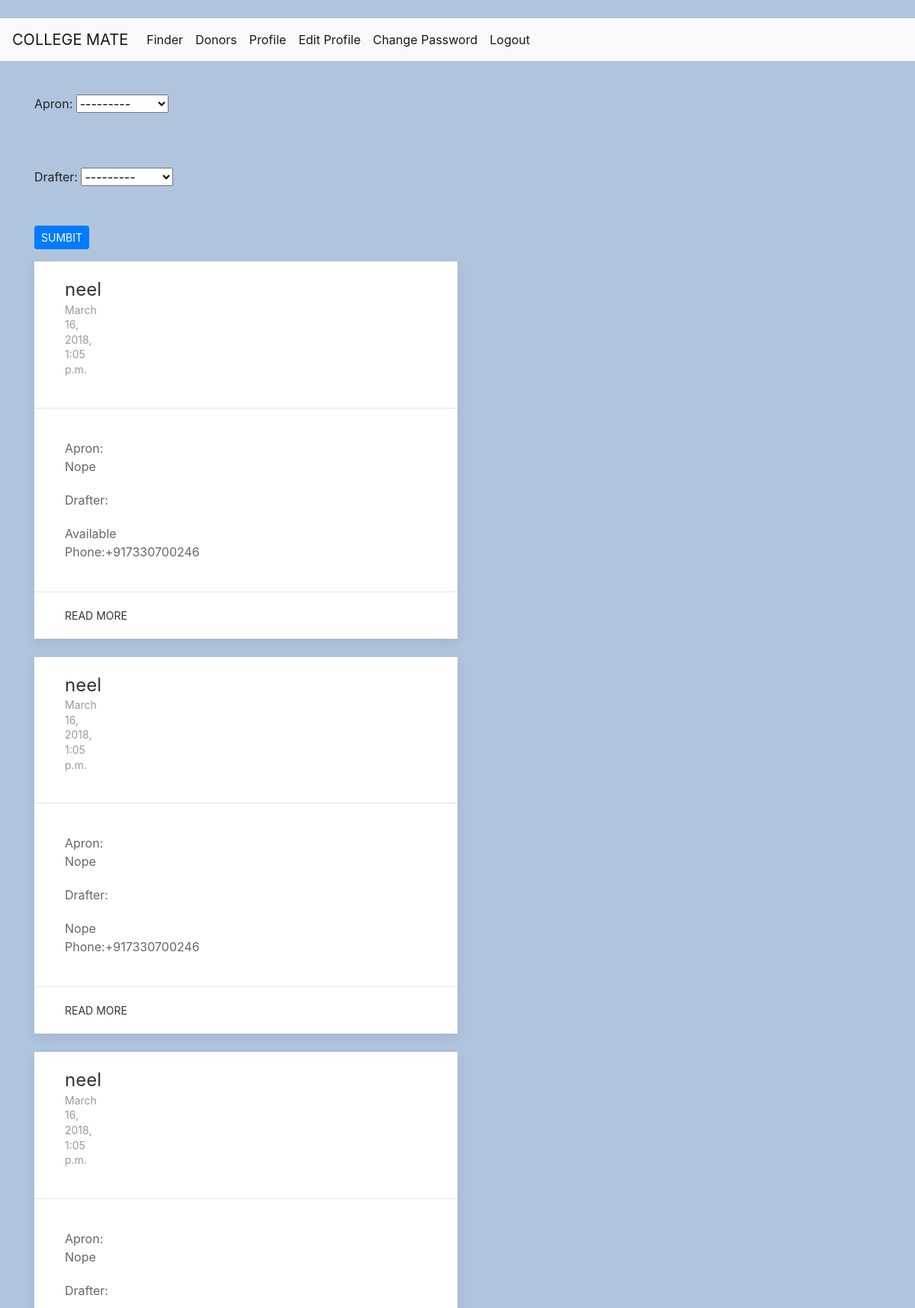
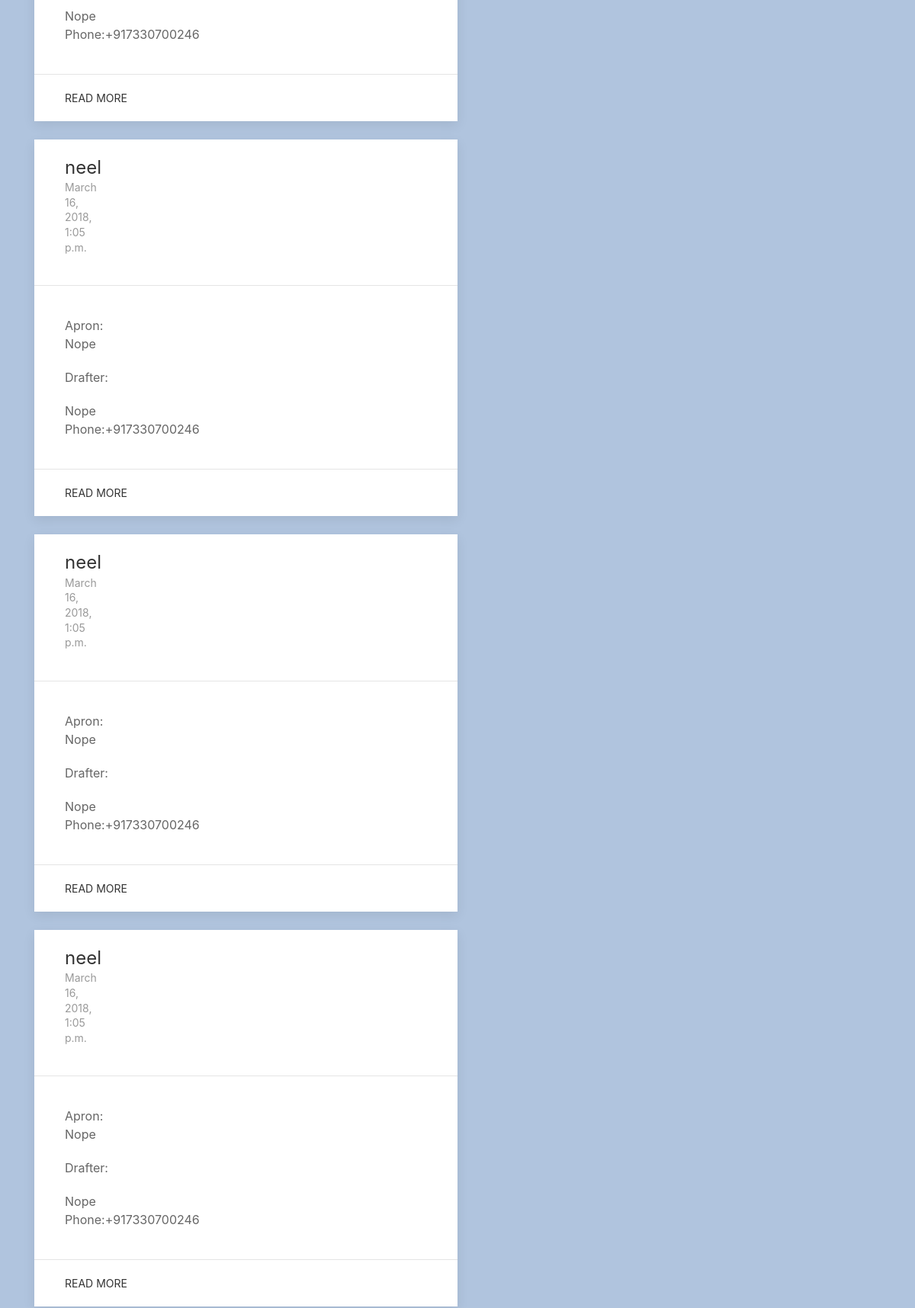
The page /finder/find/ (signed in, upper part) on the database its author committed (2 pictures, top to bottom).
### finder/models.py (models this page shows)
class FinderStatus(models.Model):
	CHOICES=(
	('Available','Available'),
	('Nope','Not Available'),
	)
	user=models.ForeignKey(User,on_delete=models.CASCADE)
	apron = models.CharField(max_length=255,choices=CHOICES)
	created_date=models.DateTimeField(default=timezone.now)
	class Meta:
		verbose_name = 'Apron Status'
		verbose_name_plural = 'Apron Status'

class FinderStatus2(models.Model):
	CHOICES=(
	('Available','Available'),
	('Nope','Not Available'),
	)
	drafter = models.CharField(max_length=255,choices=CHOICES)
	created_date=models.DateTimeField(default=timezone.now)
	class Meta:
		verbose_name = 'Drafter Status'
		verbose_name_plural = 'Drafter Status'

### accounts/models.py (models this page shows, shortened)
class UserProfile(models.Model):
	user=models.OneToOneField(User,on_delete=models.CASCADE)
	desciption=models.CharField(max_length=100,default='')
	phone=PhoneNumberField(blank=True)
	image=models.ImageField(upload_to='profile_image',blank=True)

### finder/views.py (the view)
# urls.py: url(r'find/$',views.Find,name='find'),
@login_required
def Find(request):
	stat = FinderStatus.objects.all().order_by('-created_date')
	stat1 = FinderStatus2.objects.all().order_by('-created_date')
	if request.method == 'POST':
		form =  StatusForm(request.POST)
		form1 =  StatusForm2(request.POST)
		if form.is_valid() and form1.is_valid():
			post = form.save(commit=False)
			post1 = form1.save(commit=False)
			post.user = request.user
			post1.user = request.user
			post.created_date = timezone.now()
			post1.created_date = timezone.now()
			post.save()
			post1.save()
			form=StatusForm()
			form1=StatusForm2()
			return redirect('finder:find')
	else:
		form = StatusForm()
		form1= StatusForm2()
	return render(request,'finder/find.html',{'form':form,'form1':form1,'stat':stat,'stat1':stat1})

### finder/forms.py
class StatusForm(forms.ModelForm):
	CHOICES=(
	('Available','Available'),
	('Nope','Not Available'),
	)
	class Meta:
		model = FinderStatus
		fields = (
		'apron',
		)

class StatusForm2(forms.ModelForm):
	CHOICES=(
	('Available','Available'),
	('Nope','Not Available'),
	)
	class Meta:
		model = FinderStatus2
		fields = (
		'drafter',
		)

### finder/templates/finder/find.html (shortened to what this page needs)
{%extends 'base.html'%}
{%block body%}
<div class="container">
<form method="post">
{{form.as_p}}
<br>
{{form1.as_p}}
<br>
<button type="submit" class="btn btn-primary btn-sm">SUMBIT</button>
<br>
</div>
<div class="container" style="background-color:transparent">
  {% for neel in stat %}
  {% for neelp in stat1 %}
  <div class="uk-card uk-card-default uk-width-1-2@m">
    <div class="uk-card-header">
        <div class="uk-grid-small uk-flex-middle" uk-grid>
            <div class="uk-width-expand">
                <h3 class="uk-card-title uk-margin-remove-bottom"> {{neel.user.username}}</h3>
                <p class="uk-text-meta uk-margin-remove-top"><time datetime="2016-04-01T19:00">{{neel.created_date}}</time></p>
            </div>
        </div>
    </div>
    <div class="uk-card-body">
        Apron:<p>{{neel.apron}}</p>
        Drafter:<p>{{neelp.drafter}}</p>
        Phone:{{neel.user.userprofile.phone}}
    </div>
    <div class="uk-card-footer">
        <a href="#" class="uk-button uk-button-text">Read more</a>
    </div>
</div><br>
  {% endfor %}
  {% endfor %}
</div>
{%endblock%}

### rows shown on the page
FinderStatus: user.username "neel", created_date "March 16, 2018, 1:05 p.m.", apron "Nope", user.userprofile.phone "+917330700246"
FinderStatus2: drafter "Available"
FinderStatus2: drafter "Nope"
FinderStatus2: drafter "Nope"
FinderStatus2: drafter "Nope"
FinderStatus2: drafter "Nope"
FinderStatus2: drafter "Nope"
